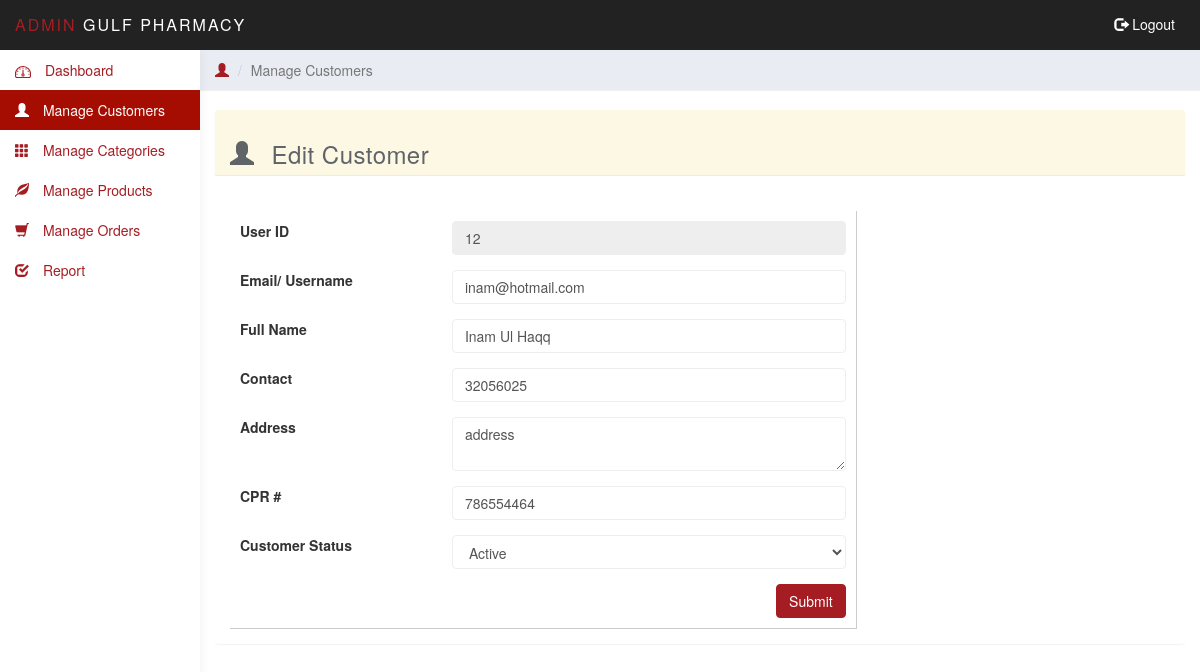
The app's page /admin/edit_user.php?edit_id=12 (signed in) with its own data.
### tables this page shows
CREATE TABLE `users` (
  `uid` int(12) NOT NULL,
  `uname` varchar(50) NOT NULL,
  `uemail` varchar(50) NOT NULL,
  `upassword` varchar(256) NOT NULL,
  `ucontact` varchar(255) NOT NULL,
  `address` text,
  `cpr` varchar(255) NOT NULL,
  `is_active` tinyint(1) NOT NULL DEFAULT '1',
  `status` tinyint(1) NOT NULL DEFAULT '1',
  `created_date` datetime NOT NULL
);

### admin/edit_user.php (the view, shortened to what this page needs)
<?php require_once 'includes/header.php'; ?>
<?php
	$edit = null;
	if($_GET['edit_id']){
		$edit_id = $_GET['edit_id'];
		$selSql = "SELECT * FROM users
		WHERE uid = $edit_id";
		$rs = mysqli_query($con, $selSql);
		$edit = mysqli_fetch_assoc($rs);
	}else{
		header('location: users.php?success=false&msg=Requested record not found !');
	}
 ?>
	<div class="col-sm-9 col-sm-offset-3 col-lg-10 col-lg-offset-2 main">
		<div class="row">
			<ol class="breadcrumb top-bar-margin">
				<li><a href="users.php"><span class="glyphicon glyphicon-user"></span> </a></li>
				<li class="active">Manage Customers</li>
			</ol>
		</div>
		<br>
		<div class="panel panel-warning">
	  	<div class="panel-heading">
	  		<h3><span class="glyphicon glyphicon-user"></span> Edit Customer</h3>
	  		<div id="errorDiv" class="col-sm-8 col-sm-offset-2">
      </div>
      <div class="clearfix"></div>
	  	</div>
	  	<div class="panel-body">
	  		<br>
	  		<div class="col-sm-8"  style="padding: 10px; border-right: 1px solid #ccc;border-bottom: 1px solid #ccc">
	  			<form action="" method="post">
	  				<div class="form-group row">
                        <div class="col-sm-4"><label>User ID</label>
                       </div>
                        <div class="col-sm-8">
                            <input class="form-control" type="text" id="user_id" name="user_id" value="<?=$edit['uid'] ?>" disabled>
                        </div>
                    </div>
	  				<div class="form-group row">
                        <div class="col-sm-4">
                            <label for="email">Email/ Username</label>
                        </div>
                        <div class="col-sm-8">
                            <input class="form-control" type="email" id="email" name="email" value="<?=$edit['uemail'] ?>" required>
                        </div>
                    </div>
	  				<div class="form-group row">
                        <div class="col-sm-4">
                            <label for="name">Full Name</label>
                        </div>
                        <div class="col-sm-8">
                            <input class="form-control" type="text" id="name" name="name" value="<?=$edit['uname'] ?>" required>
                        </div>
                    </div>
	  				<div class="form-group row">
                        <div class="col-sm-4">
                            <label for="contact">Contact</label>
                        </div>
                        <div class="col-sm-8">
                            <input class="form-control" type="tel" id="contact" name="contact" value="<?=$edit['ucontact'] ?>" required>
                        </div>
                    </div>
	  				<div class="form-group row">
                        <div class="col-sm-4">
                            <label for="address">Address</label>
                        </div>
                        <div class="col-sm-8">
                            <textarea class="form-control" id="address" name="address" required><?=$edit['address'] ?></textarea>
                        </div>
                    </div>
	  				<div class="form-group row">
                        <div class="col-sm-4">
                            <label for="cpr">CPR #</label>
                        </div>
                        <div class="col-sm-8">
                            <input class="form-control" type="text" id="cpr" name="cpr" value="<?=$edit['cpr'] ?>" required>
                        </div>
                    </div>
                    <div class="form-group row">
                        <div class="col-sm-4">
                            <label for="is_active">Customer Status</label>
                        </div>
                        <div class="col-sm-8">
                            <select class="form-control" name="is_active" id="" required>
                                <option value="1" <?=$edit['is_active'] ? 'selected' : '' ?>>Active</option>
                            </select>
                        </div>
                    </div>
                    <div class="pull-right">
                    <button class="btn btn-primary">Submit</button>
                	</div>
	  			</form>
	  			<br>
	  		</div>
	  	</div>
	  </div>
	</div>
</body>
</html>

### admin/css/styles.css (style rules this page uses)
a, a:hover, a:focus { color: #A51D23; }
h1, h2, h3, h4, h5, h6 { color: #5f6468; }
h3, h4 { font-weight: 300; }
.form-control { border: 1px solid #eee; box-shadow: none; }
.btn-primary, .btn-primary:hover, .btn-primary:focus, .btn-primary:active, .btn-primary.active, .open > .dropdown-toggle.btn-primary, .btn-primary.disabled, .btn-primary[disabled], fieldset[disabled] .btn-primary, .btn-primary.disabled:hover, .btn-primary[disabled]:hover, fieldset[disabled] .btn-primary:hover, .btn-primary.disabled:focus, .btn-primary[disabled]:focus, fieldset[disabled] .btn-primary:focus, .btn-primary.disabled:active, .btn-primary[disabled]:active, fieldset[disabled] .btn-primary:active, .btn-primary.disabled.active, .btn-primary[disabled].active, fieldset[disabled] .btn-primary.active { background-color: #A51D23; border-color: #A51D23; }
.panel { border: 0; }
.panel-heading { font-size: 18px; font-weight: 300; letter-spacing: 0.025em; height: 66px; line-height: 45px; }
.breadcrumb { border-radius: 0; padding: 10px 15px; background: #e9ecf2; box-shadow: 0 1px 1px rgba(0, 0, 0, .05); margin: 0 ; }
.top-bar-margin { margin-top:50px; }
.panel-heading .glyphicon { margin-right: 10px; }

### records on screen
users: user_id "12", email "inam@hotmail.com", name "Inam Ul Haqq", contact "32056025", address "address", cpr "786554464", is_active "Active"

### other values on screen
constant("SYSTEM_NAME") "GULF PHARMACY"
